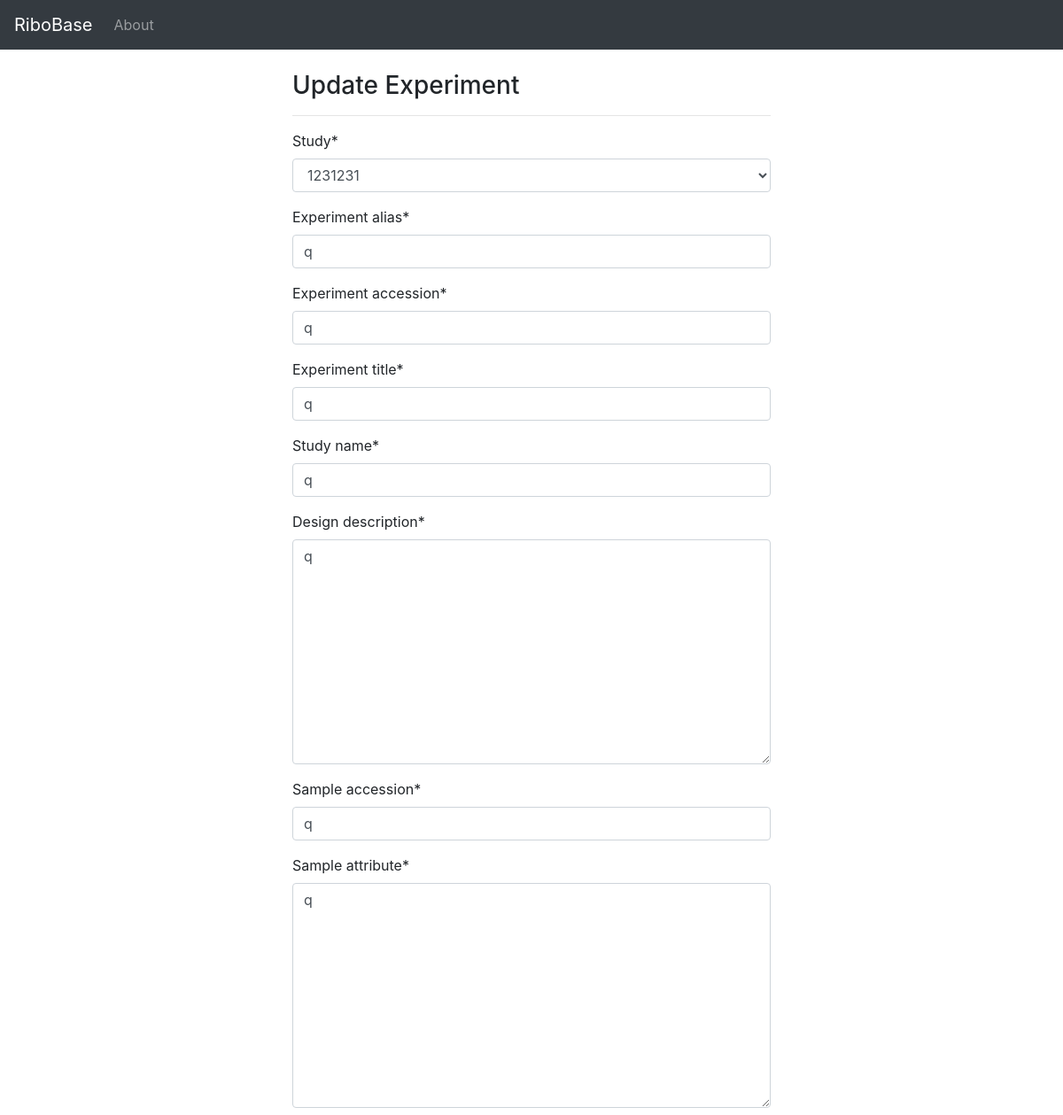
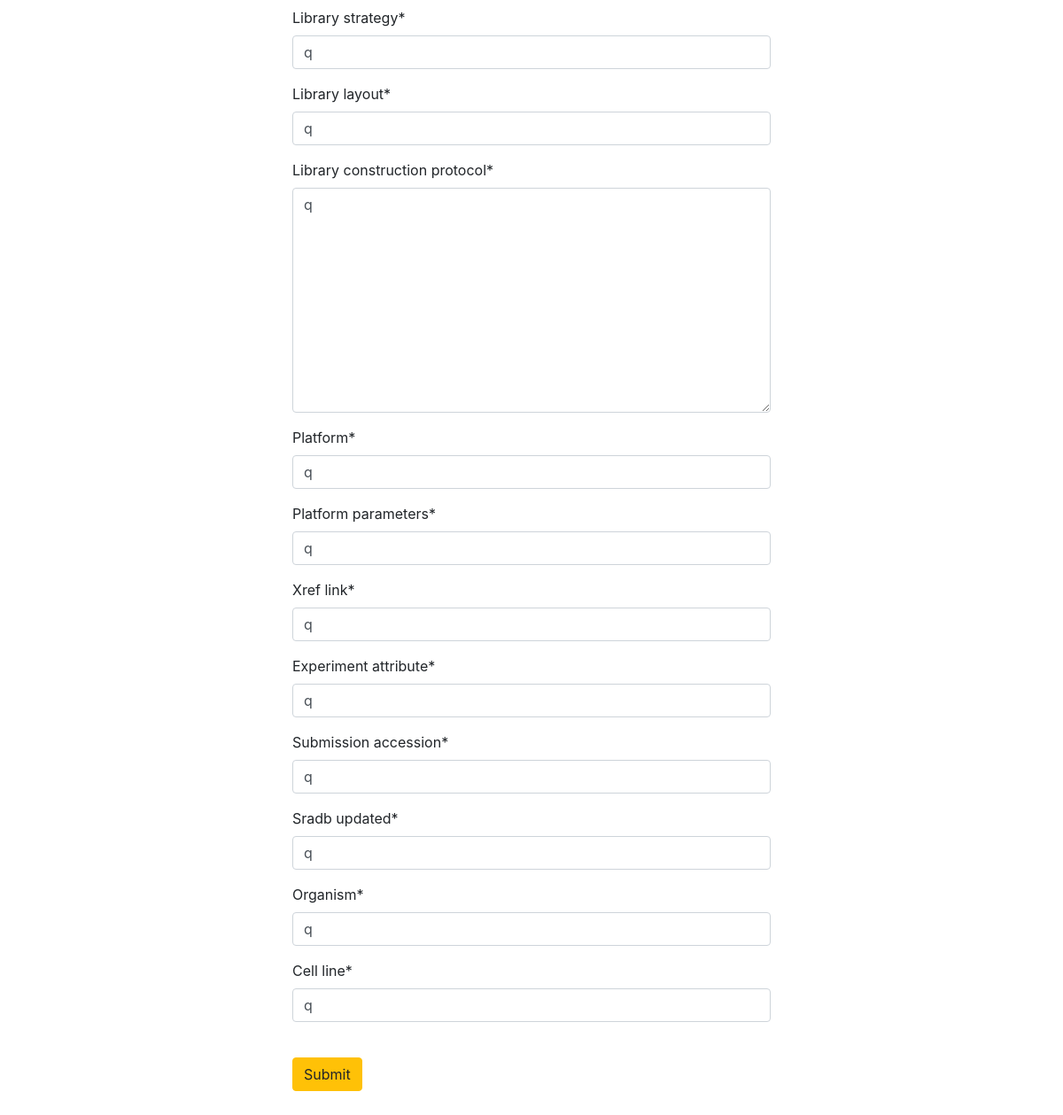
The app's page /UpdateExperiment/2 with its own data (2 pictures, top to bottom).
### project/models.py (models this page shows, shortened)
class Experiment(models.Model):
    study = models.ForeignKey('Study',blank = False,on_delete = models.CASCADE)
    experiment_alias = models.CharField(max_length = 200,unique = True,blank = False)
    experiment_accession = models.CharField(max_length = 200,unique = True,blank = False)
    experiment_title = models.CharField(max_length = 200,blank = False)
    study_name = models.CharField(max_length = 200,blank = False)
    design_description = models.TextField(max_length = 200,blank = False)
    sample_accession = models.CharField(max_length = 200,blank = False)
    sample_attribute = models.TextField(max_length = 200,blank = False)
    library_strategy = models.CharField(max_length = 200,blank = False)
    library_layout = models.CharField(max_length = 200,blank = False)
    library_construction_protocol = models.TextField(max_length = 200,blank = False)
    platform = models.CharField(max_length = 200,blank = False)
    platform_parameters = models.CharField(max_length = 200,blank = False)
    xref_link = models.CharField(max_length = 200,blank = False)
    experiment_attribute = models.CharField(max_length = 200,blank = False)
    submission_accession = models.CharField(max_length = 200,blank = False)
    sradb_updated = models.CharField(max_length = 200,blank = False)
    organism = models.CharField(max_length = 200,blank = False)
    cell_line = models.CharField(max_length = 200,blank = False)
    create_date = models.DateTimeField(auto_now_add = True)

### project/views.py (the view)
# urls.py: path('UpdateExperiment/<int:id>',views.UpdateExperiment,name="UpdateExperiment"),
def UpdateExperiment(request,id):
    experiments = get_object_or_404(Experiment,id=id)
    form = AddExperimentForm(request.POST or None,instance = experiments)
    if form.is_valid():
        experiments = form.save(commit=False)
        experiments.save()
        messages.success(request,"The Experiment was successfully update.")
        return redirect("UpdateExperiment")
    return render(request,"Update.html",{"form":form})

### project/forms.py
class AddExperimentForm(forms.ModelForm):
    class Meta:
        model = Experiment
        fields = ["study","experiment_alias","experiment_accession","experiment_title","study_name","design_description","sample_accession","sample_attribute",
                  "library_strategy","library_layout","library_construction_protocol","platform","platform_parameters","xref_link",
                  "experiment_attribute","submission_accession","sradb_updated","organism","cell_line"]

### project/models.py (called while the page is built)
    def __str__(self):
        return self.geo_accession

### templates/Update.html (shortened to what this page needs)
{% extends "layout.html" %}
{% block body %}
{% load crispy_forms_tags %}
<br>
<div class="row">
    <div class="col-md-6 offset-md-3">
<h3>Update Experiment</h3>
<hr>
        <form method = "post">
            {{form|crispy}}
            <br>
            <button type = "submit" class = "btn btn-warning">Submit</button>
        </form>
    </div>
  </div>
  <br><br><br><br>
{% endblock body %}

### records on screen
Experiment: study "1231231", experiment_alias "q", experiment_accession "q", experiment_title "q", study_name "q", design_description "q", sample_accession "q", sample_attribute "q", library_strategy "q", library_layout "q", library_construction_protocol "q", platform "q", platform_parameters "q", xref_link "q", experiment_attribute "q", submission_accession "q", sradb_updated "q", organism "q", cell_line "q"
